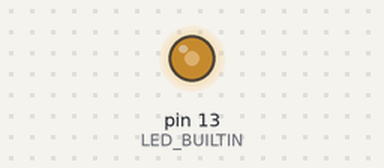
Simulated run of this sketch. Board: Arduino Uno, built with avr-gcc and run on an emulated ATmega328P. On the bench: output pins drawn as LEDs (lit = HIGH).

Above: at 0.1 s.
Timing chart, 0 to 1.6 s (numbered marks = the images above):
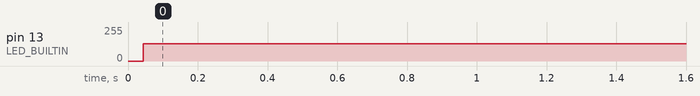

Measured:
- by itself, pin 13 (LED_BUILTIN): 0/255 → 128/255 at 0.04 s

The sketch:

Micros_function.ino
```cpp
void setup() {
  pinMode(LED_BUILTIN, OUTPUT);
}

void loop() {
  unsigned long startTime = micros();

  digitalWrite(LED_BUILTIN, HIGH);

  while (micros() - startTime < 1000) {}

  digitalWrite(LED_BUILTIN, LOW);

  delayMicroseconds(1000);
}
```
